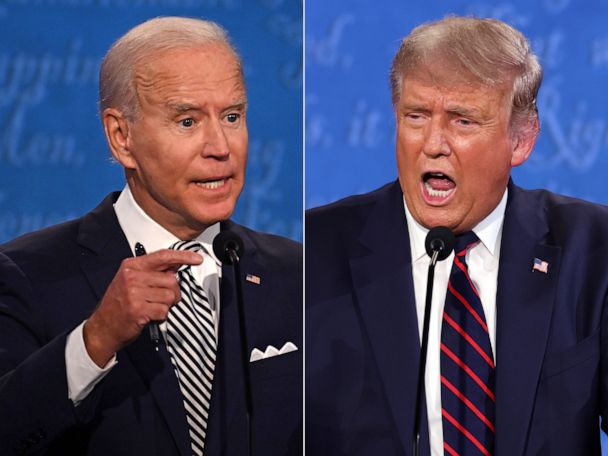
#> input picture face-recognition/images/samples/trump-and-biden.jpeg, 608 x 456 px, given in place of the camera
$ python face_recognition_module.py
#> lines starting #> are read from the running program, lines starting #| are printed output that depends on the picture; after the words box and inside, x2 and y2 are one past the last pixel; in counts of white or black regions, pixels touching at a corner belong together
# Importing required libraries
#!pip install opencv-contrib-python
import numpy as np
import os
import cv2
from PIL import Image


# Code for Collecting the Images/Frames of Employee Faces
# [81 lines left out: functions imgdata_collect, train_recog, not called in this run]


# Code for Implementing the Facial Recognition
def face_recognition():
    face_recog = cv2.face_LBPHFaceRecognizer.create()
    face_recog.read('trainer/trainer.yml')
    path = "resources/haarcascade_frontalface_default.xml"
    img_cascade = cv2.CascadeClassifier(path);
    font = cv2.FONT_HERSHEY_COMPLEX

    # Initiate Counter for ID
    id = 0
    # Names matching to IDs i.e. 1 = Dhaval Barot & so on..
    emp_names = ['None', 'Dhaval Barot', 'Camilo Espitia']

    # Using Webcam capturing Real-Time data

    img_cap = cv2.VideoCapture(0)
    img_cap.set(6, 720)
    img_cap.set(9, 640)

    # Minimum size defined for Face Recognition
    min_wid = 0.1 * img_cap.get(6)
    min_hgt = 0.1 * img_cap.get(9)
    while True:
        r, img_frame = img_cap.read()
#> img_frame is the input picture: shape (456, 608, 3); mean B, G, R 97.5, 70.8, 73.9
        img_frame = cv2.flip(img_frame, 1)
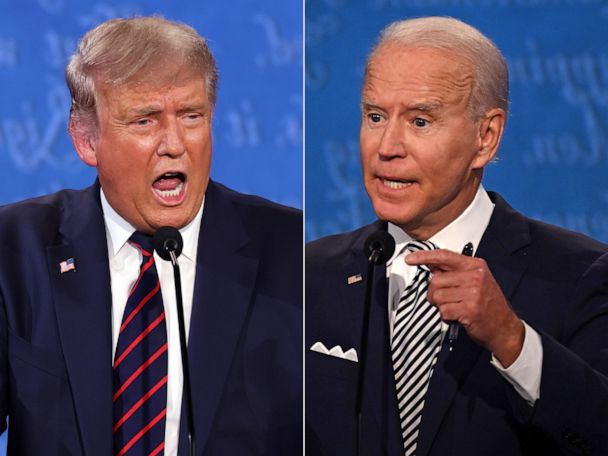
#> img_frame: shape (456, 608, 3); mean B, G, R 97.5, 70.8, 73.9
        g_scale = cv2.cvtColor(img_frame, cv2.COLOR_BGR2GRAY)
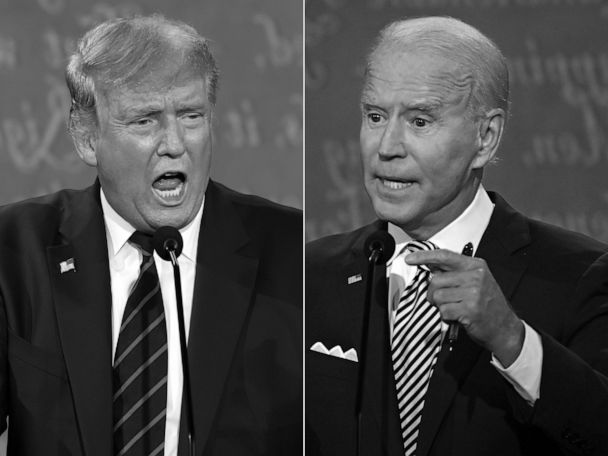
#> g_scale: shape (456, 608); min 0, max 255, mean 74.7

        emp_faces = img_cascade.detectMultiScale(g_scale, scaleFactor=1.2, minNeighbors=5,
                                                 minSize=(int(min_wid), int(min_hgt)), )
#> emp_faces = [[102, 65, 135, 135], [328, 60, 146, 146]]
        for (x, y, w, h) in emp_faces:
            cv2.rectangle(img_frame, (x, y), (x + w, y + h), (0, 255, 0), 2)
            id, match = face_recog.predict(g_scale[y:y + h, x:x + w])

            # If match is less than 100, image tends to show perfect ID. "0 = Perfect Match"
            if (match < 100):
                id = emp_names[id]
                match = "  {0}%".format(round(100 - match))
            else:
                id = "unknown"
                match = "  {0}%".format(round(100 - match))

            # Positioning of the Names and %age of matching
            cv2.putText(img_frame, str(id), (x + 5, y + h - 5), font, 1, (0, 255, 0), 2)
            cv2.putText(img_frame, str(match), (x + 15, y - 5), font, 1, (255, 0, 0), 2)
#> this loop made 2 passes
#> (x, y, w, h, match) on passes 1 to 2: (102, 65, 135, 135, '  15%'), (328, 60, 146, 146, '  11%')
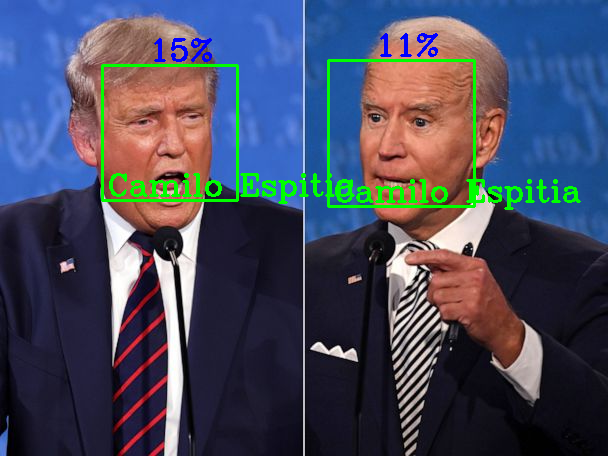
#> img_frame: shape (456, 608, 3); 3.1% of pixels changed, all inside (x1, y1, x2, y2) = (101, 33, 581, 210)

        cv2.imshow('Webcam Live', img_frame)
        k = cv2.waitKey(10) & 0xff
#> (key Esc is pressed here)
        if k == 27:
            break

    img_cap.release()
    cv2.destroyAllWindows()


#imgdata_collect()
#train_recog()
face_recognition()

$ run again, on face-recognition/images/samples/trump-and-others.jpeg
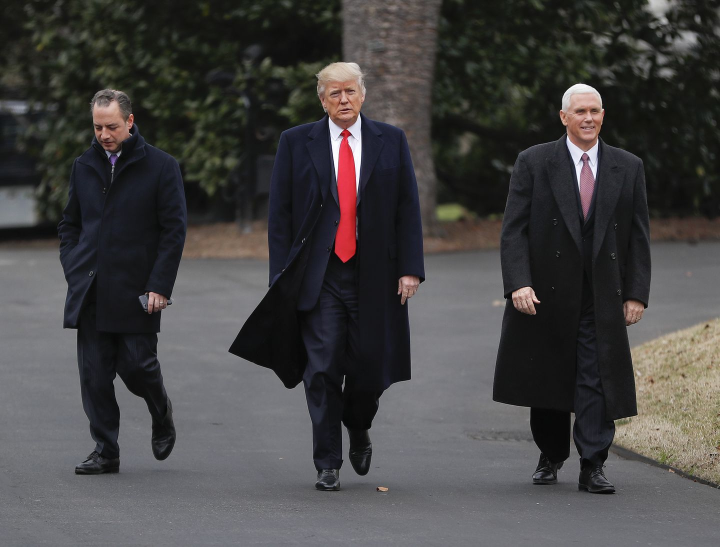
#> input picture face-recognition/images/samples/trump-and-others.jpeg, 1440 x 1093 px, given in place of the camera (shown at 1/2 size)
#> in face_recognition, img_frame is the input picture: shape (1093, 1440, 3); mean B, G, R 67.8, 68, 69.5
#> in face_recognition, `g_scale = cv2.cvtColor(img_frame, cv2.COLOR_BGR2GRAY)`:
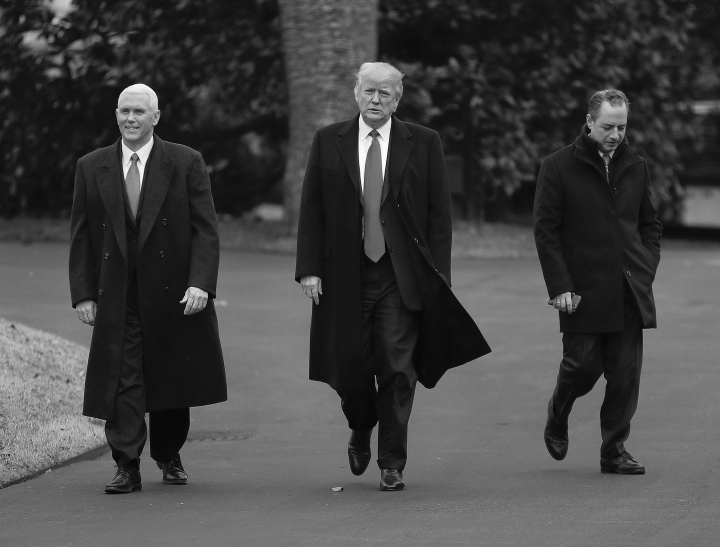
#> g_scale: shape (1093, 1440) (shown at 1/2 size); min 0, max 255, mean 68.4
#> emp_faces = [[749, 917, 58, 58], [223, 192, 81, 81], [1190, 225, 81, 81], [707, 151, 89, 89]]
#> the loop in face_recognition, `for (x, y, w, h) in emp_faces:` made 4 passes
#> (x, y, w, h, match) on passes 1 to 4: (749, 917, 58, 58, '  -43%'), (223, 192, 81, 81, '  -33%'), (1190, 225, 81, 81, '  -24%'), (707, 151, 89, 89, '  -14%')
#> after the loop in face_recognition, `for (x, y, w, h) in emp_faces:`:
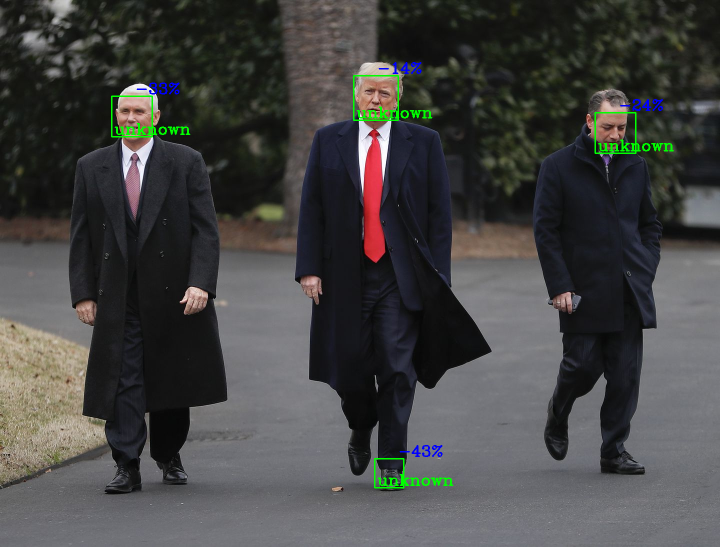
#> img_frame: shape (1093, 1440, 3) (shown at 1/2 size); mean B, G, R 67.7, 68.9, 68.9
